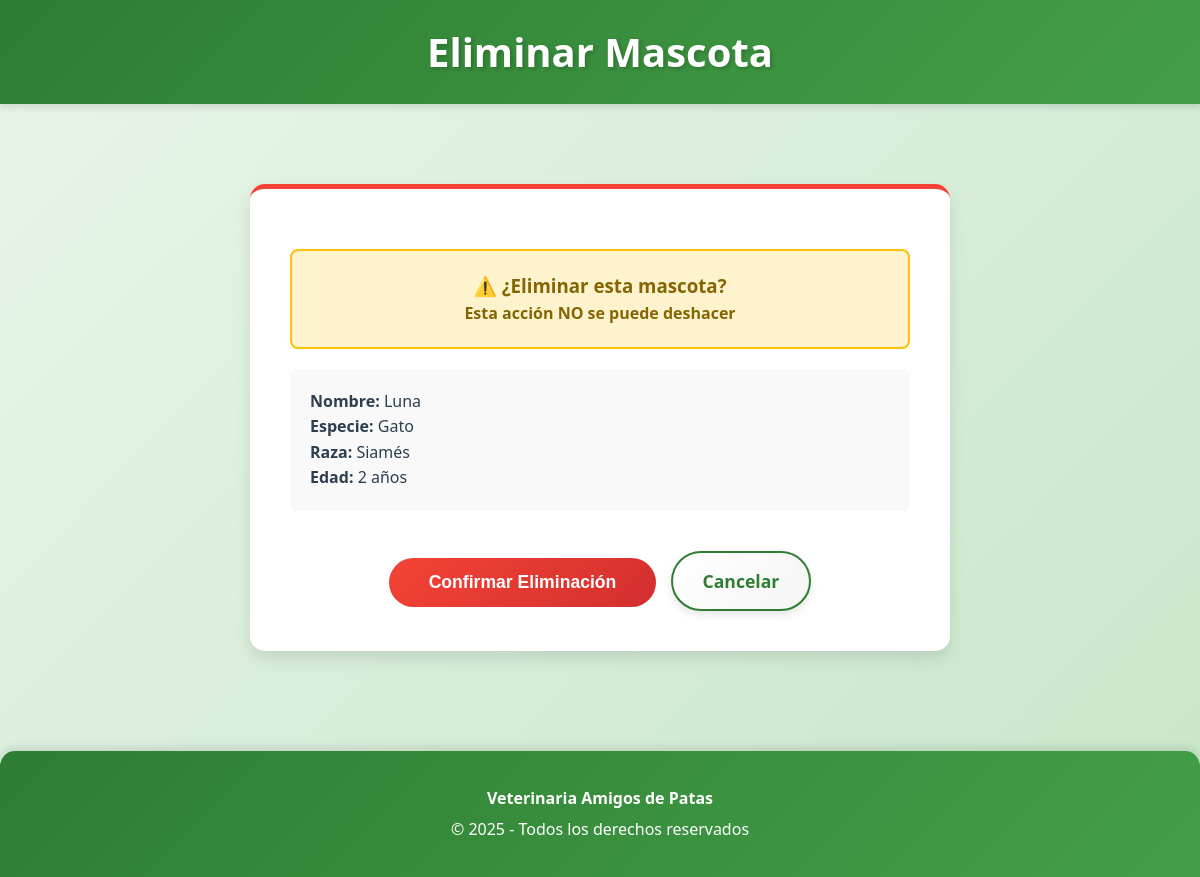
Page /mascotas/eliminar/2/ (signed in) on the committed database.
### appVeterinaria/models.py (models this page shows, shortened)
class Mascota(models.Model):
    SEXO_CHOICES = [('Macho', 'Macho'), ('Hembra', 'Hembra')]
    ESPECIE_CHOICES = [('Perro', 'Perro'), ('Gato', 'Gato'), ('Otro', 'Otro')]
    nombre_mascota = models.CharField(max_length=50)
    sexo_mascota = models.CharField(max_length=10, choices=SEXO_CHOICES)
    edad_mascota = models.IntegerField(
        validators=[
            MinValueValidator(0, message="Edad inválida."),
            MaxValueValidator(30, message="Edad inválida.")
        ]
    )
    especie_mascota = models.CharField(max_length=60, choices=ESPECIE_CHOICES)
    raza_mascota = models.CharField(max_length=30)

### appVeterinaria/views.py (the view)
# urls.py: path('mascotas/eliminar/<int:mascota_id>/', views.eliminar_mascota, name='eliminar_mascota'),
def eliminar_mascota(request, mascota_id):
    if not tiene_permiso(request, 'mascotas'):
        messages.error(request, 'No tienes permiso para realizar esta acción.')
        return redirect('inicio')
    try:
        mascota = Mascota.objects.get(id=mascota_id)
    except Mascota.DoesNotExist:
        messages.error(request, 'La mascota no existe.')
        return redirect('mascotas')
    if request.method == 'POST':
        nombre = mascota.nombre_mascota
        mascota.delete()
        messages.success(request, f'Mascota {nombre} eliminada exitosamente.')
        return redirect('mascotas')
    return render(request, 'appVeterinaria/eliminar_mascota.html', {'mascota': mascota})

### appVeterinaria/views.py (called while the page is built)
def usuario_logueado(request):
    return request.session.get('user_logged', False)

def tiene_permiso(request, modulo):
    if not usuario_logueado(request):
        return False
    rol = request.session.get('rol', '')
    permisos = PERMISOS_ROL.get(rol, [])
    return modulo in permisos

### templates/appVeterinaria/eliminar_mascota.html (shortened to what this page needs)
<!DOCTYPE html>
<html lang="es">
<head>
    {% load static %}
    <link rel="stylesheet" href="{% static 'css/styles.css' %}">
</head>
<body>
    <header class="main-header">
        <h1>Eliminar Mascota</h1>
    </header>
    <div class="content">
        <div class="confirmation-container">
            <div class="warning-box">
                <h3 style="color: #856404;">⚠️ ¿Eliminar esta mascota?</h3>
                <p style="color: #856404; font-weight: bold;">Esta acción NO se puede deshacer</p>
            </div>
            <div style="background-color: #f9f9f9; padding: 20px; border-radius: 8px; margin: 20px 0;">
                <p><strong>Nombre:</strong> {{ mascota.nombre_mascota }}</p>
                <p><strong>Especie:</strong> {{ mascota.especie_mascota }}</p>
                <p><strong>Raza:</strong> {{ mascota.raza_mascota }}</p>
                <p><strong>Edad:</strong> {{ mascota.edad_mascota }} años</p>
            </div>
            <form method="post" style="text-align: center;">
                <button type="submit" class="btn-danger" onclick="return confirm('⚠️ ¿Confirmas la eliminación?');">Confirmar Eliminación</button>
                <a href="{% url 'mascotas' %}" class="btn-menu">Cancelar</a>
            </form>
        </div>
    </div>
    <div class="footer">
        <p><strong>Veterinaria Amigos de Patas</strong></p>
        <p>&copy; 2025 - Todos los derechos reservados</p>
    </div>
</body>
</html>

### static/css/styles.css (style rules this page uses)
:root { --primary-green: #2e7d32; --secondary-green: #43a047; --light-green: #66bb6a; --very-light-green: #c8e6c9; --background-green: #e8f5e9; --dark-green: #1b5e20; --accent-orange: #ff9800; --white: #ffffff; --text-dark: #2c3e50; --shadow: rgba(0, 0, 0, 0.1); --shadow-hover: rgba(0, 0, 0, 0.2); }
* { margin: 0; padding: 0; box-sizing: border-box; }
body { font-family: 'Segoe UI', Tahoma, Geneva, Verdana, sans-serif; background: linear-gradient(135deg, #e8f5e9 0%, #c8e6c9 100%); color: var(--text-dark); line-height: 1.6; min-height: 100vh; }
.main-header { background: linear-gradient(135deg, var(--primary-green) 0%, var(--secondary-green) 100%); padding: 20px; color: var(--white); box-shadow: 0 4px 6px var(--shadow); position: sticky; top: 0; z-index: 100; }
.main-header h1 { display: flex; align-items: center; justify-content: center; font-size: 2.5em; margin: 0; text-shadow: 2px 2px 4px rgba(0, 0, 0, 0.2); animation: slideDown 0.5s ease-out; }
.content { max-width: 1200px; margin: 30px auto; padding: 20px; animation: fadeIn 0.6s ease-out; }
.btn-menu { display: inline-block; padding: 14px 30px; background: linear-gradient(135deg, var(--white) 0%, #f5f5f5 100%); color: var(--primary-green); text-align: center; text-decoration: none; border: 2px solid var(--primary-green); border-radius: 30px; font-size: 1.1em; font-weight: bold; transition: all 0.3s ease; margin-top: 20px; box-shadow: 0 4px 8px var(--shadow); }
.footer { text-align: center; margin-top: 50px; padding: 30px 20px; background: linear-gradient(135deg, var(--primary-green) 0%, var(--secondary-green) 100%); color: var(--white); border-radius: 15px 15px 0 0; box-shadow: 0 -4px 8px var(--shadow); }
.footer p { margin: 5px 0; font-size: 1em; }

### templates/appVeterinaria/eliminar_mascota.html (style rules this page uses)
.confirmation-container { max-width: 700px; margin: 30px auto; background: var(--white); padding: 40px; border-radius: 15px; box-shadow: 0 8px 16px var(--shadow); border-top: 5px solid #f44336; }
.warning-box { background-color: #fff3cd; border: 2px solid #ffc107; border-radius: 8px; padding: 20px; margin: 20px 0; text-align: center; }
.btn-danger { display: inline-block; padding: 14px 40px; background: linear-gradient(135deg, #f44336 0%, #d32f2f 100%); color: var(--white); border: none; border-radius: 30px; font-size: 1.1em; font-weight: bold; cursor: pointer; margin-right: 10px; }

### rows in the picture
Mascota: nombre_mascota "Luna", especie_mascota "Gato", raza_mascota "Siamés", edad_mascota "2"
